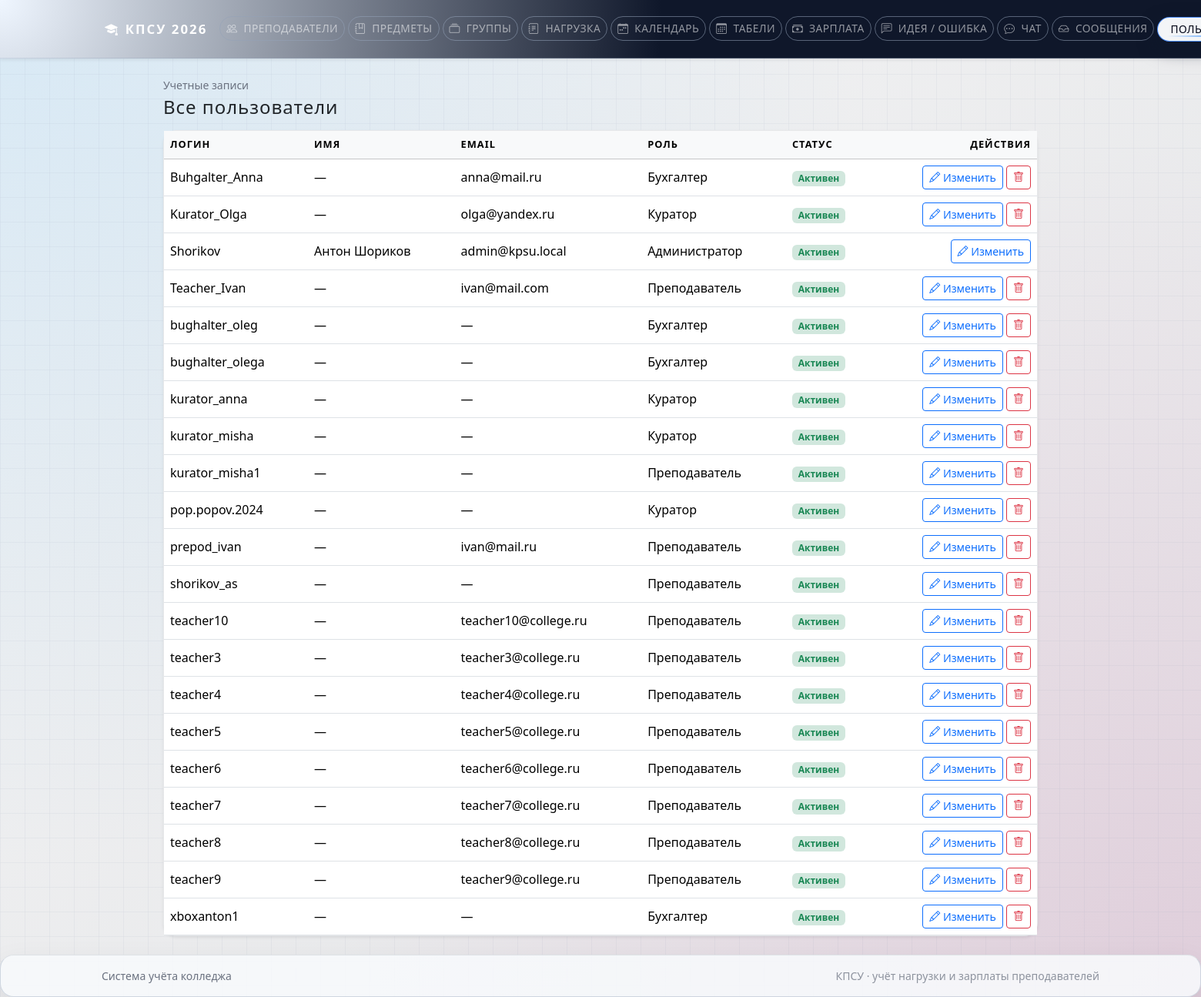
/auth/users/ (signed in), run on an earlier commit of the app's database.
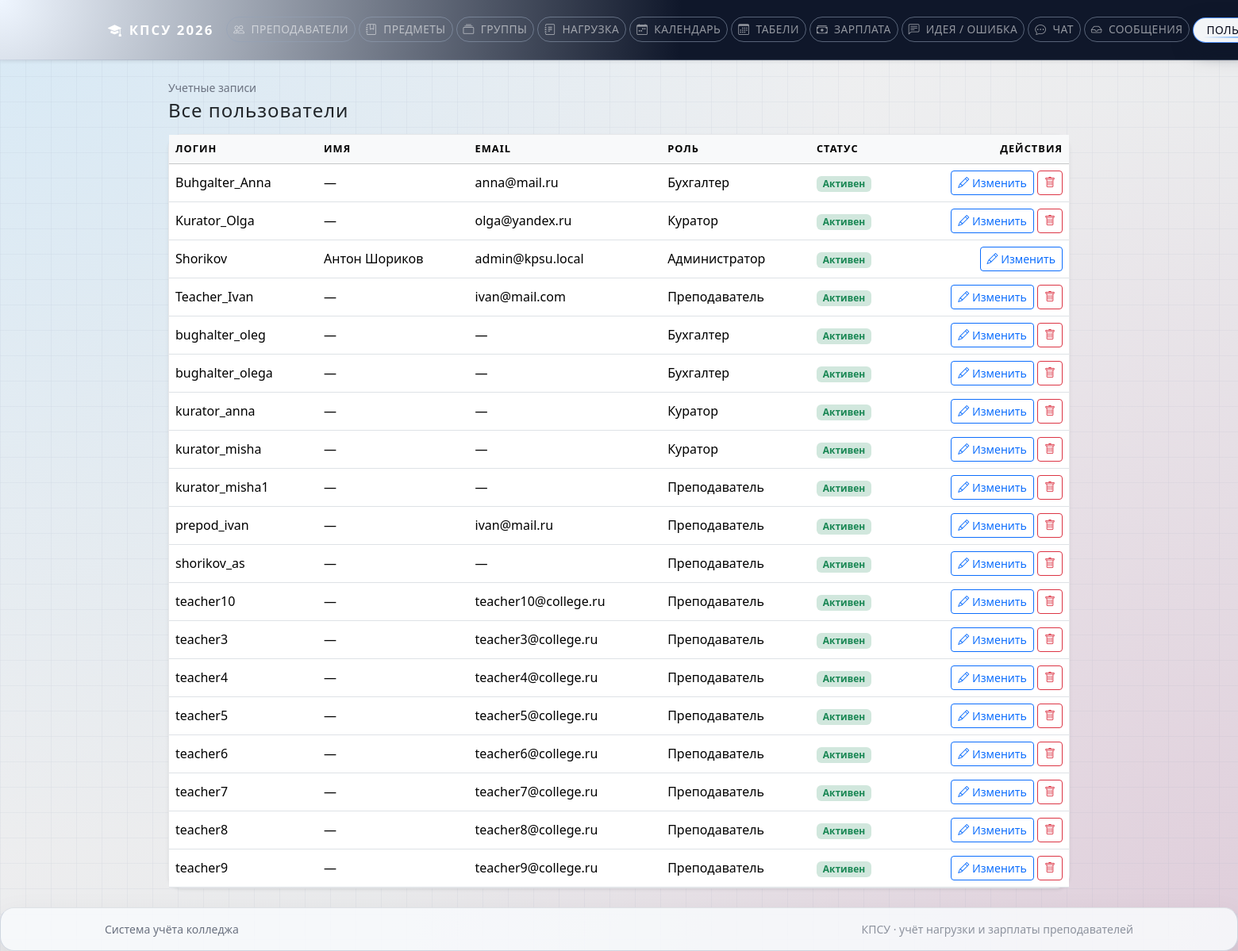
And on a later commit of the database.
### apps/authentication/models.py (models this page shows, shortened)
class User(AbstractUser):
    class Roles(models.TextChoices):
        ADMIN = "admin", "Администратор"
        ACCOUNTANT = "accountant", "Бухгалтер"
        CURATOR = "curator", "Куратор"
        TEACHER = "teacher", "Преподаватель"
    role = models.CharField(
        max_length=20,
        choices=Roles.choices,
        default=Roles.TEACHER,
        verbose_name="Роль",
    )

### apps/authentication/views.py (the view)
# urls.py: path("users/", views.UserListView.as_view(), name="user_list"),
class UserListView(AdminOnlyMixin, View):
    template_name = "authentication/user_list.html"
    def get(self, request):
        users = User.objects.all().order_by("username")
        return render(request, self.template_name, {"users": users})

### apps/authentication/views.py (called while the page is built)
    def dispatch(self, request, *args, **kwargs):
        if not request.user.is_authenticated:
            return redirect("account_login")
        if not (request.user.is_superuser or request.user.role == User.Roles.ADMIN):
            return redirect("core:dashboard")
        return super().dispatch(request, *args, **kwargs)

### apps/authentication/templates/authentication/user_list.html (shortened to what this page needs)
{% extends "base.html" %}
{% block content %}
<div class="d-flex justify-content-between align-items-center mb-3">
    <div>
        <p class="text-muted small mb-1">Учетные записи</p>
        <h1 class="h4 mb-0">Все пользователи</h1>
    </div>
</div>
<div class="card shadow-sm">
    <div class="table-responsive">
        <table class="table mb-0 align-middle">
            <thead class="table-light">
                <tr>
                    <th>Логин</th>
                    <th>Имя</th>
                    <th>Email</th>
                    <th>Роль</th>
                    <th>Статус</th>
                    <th class="text-end">Действия</th>
                </tr>
            </thead>
            <tbody>
                {% for user in users %}
                <tr>
                    <td>{{ user.username }}</td>
                    <td>{{ user.get_full_name|default:"—" }}</td>
                    <td>{{ user.email|default:"—" }}</td>
                    <td>{{ user.get_role_display }}</td>
                    <td>
                        {% if user.is_active %}
                            <span class="badge bg-success-subtle text-success">Активен</span>
                        {% else %}
                            <span class="badge bg-secondary-subtle text-secondary">Отключен</span>
                        {% endif %}
                    </td>
                    <td class="text-end">
                        <a class="btn btn-sm btn-outline-primary" href="{% url 'authentication:user_edit' user.pk %}">
                            <i class="bi bi-pencil"></i> Изменить
                        </a>
                        {% if user.pk != request.user.pk %}
                        <form method="post" action="{% url 'authentication:user_delete' user.pk %}" style="display:inline;">
                            <button type="submit" class="btn btn-sm btn-outline-danger" onclick="return confirm('Удалить пользователя {{ user.username }}?')">
                                <i class="bi bi-trash"></i>
                            </button>
                        </form>
                        {% endif %}
                    </td>
                </tr>
                {% empty %}
                <tr><td colspan="6" class="text-center text-muted py-4">Нет пользователей</td></tr>
                {% endfor %}
            </tbody>
        </table>
    </div>
</div>
{% endblock %}

### templates/base.html (shortened to what this page needs)
{% load static %}
<!doctype html>
<html lang="ru" data-bs-theme="light">
<head>
    <link href="https://cdn.jsdelivr.net/npm/bootstrap@5.3.3/dist/css/bootstrap.min.css" rel="stylesheet">
    <link href="https://cdn.jsdelivr.net/npm/bootstrap-icons@1.11.3/font/bootstrap-icons.css" rel="stylesheet">
    <link rel="stylesheet" href="{% static 'css/style.css' %}">
</head>
<body class="d-flex flex-column min-vh-100 bg-body">
{% include "includes/navbar.html" %}
<main class="flex-fill py-4">
    <div class="container page-container">
        {% block content %}{% endblock %}
    </div>
</main>
{% include "includes/footer.html" %}
</body>
</html>

### templates/includes/navbar.html (shortened to what this page needs)
{% load static %}
<nav class="navbar navbar-expand-lg navbar-dark shadow-sm nav-blur">
    <div class="container px-3">
        <a class="navbar-brand d-flex align-items-center" href="{% url 'core:dashboard' %}">
            <i class="bi bi-mortarboard-fill me-2"></i>
            <span class="fw-bold">КПСУ 2026</span>
        </a>
        <div class="collapse navbar-collapse justify-content-between" id="navbarMain">
            {% with request.resolver_match.url_name as current_url %}
            <ul class="navbar-nav flex-nowrap align-items-center nav-main-links me-3 mb-2 mb-lg-0">
                {% if user.is_authenticated %}
                    <li class="nav-item">
                        <a class="nav-link nav-link-pill {% if current_url in 'teacher_list teacher_create teacher_edit teacher_detail' %}active{% endif %}" href="{% url 'core:teacher_list' %}">
                            <i class="bi bi-people me-1"></i><span class="d-none d-md-inline">Преподаватели</span><span class="d-inline d-md-none">Преп.</span>
                        </a>
                    </li>
                    <li class="nav-item">
                        <a class="nav-link nav-link-pill {% if current_url in 'subject_list subject_create subject_edit' %}active{% endif %}" href="{% url 'core:subject_list' %}">
                            <i class="bi bi-journal-bookmark me-1"></i><span class="d-none d-md-inline">Предметы</span><span class="d-inline d-md-none">Предм.</span>
                        </a>
                    </li>
                    <li class="nav-item">
                        <a class="nav-link nav-link-pill {% if current_url in 'group_list group_create group_edit' %}active{% endif %}" href="{% url 'core:group_list' %}">
                            <i class="bi bi-collection me-1"></i><span class="d-none d-md-inline">Группы</span>
                        </a>
                    </li>
                    <li class="nav-item">
                        <a class="nav-link nav-link-pill {% if current_url in 'workload_list workload_calendar work_load_create workload_edit' %}active{% endif %}" href="{% url 'core:workload_list' %}">
                            <i class="bi bi-journal-text me-1"></i><span class="d-none d-md-inline">Нагрузка</span>
                        </a>
                    </li>
                    {% if user.role == "teacher" or user.role == "curator" or user.is_superuser %}
                    <li class="nav-item">
                        <a class="nav-link nav-link-pill {% if current_url == 'workload_calendar' %}active{% endif %}" href="{% url 'core:workload_calendar' %}">
                            <i class="bi bi-calendar-week me-1"></i><span class="d-none d-md-inline">Календарь</span>
                        </a>
                    </li>
                    {% endif %}
                    <li class="nav-item">
                        <a class="nav-link nav-link-pill {% if current_url in 'timesheet_list timesheet_detail timesheet_create timesheet_edit' %}active{% endif %}" href="{% url 'core:timesheet_list' %}">
                            <i class="bi bi-calendar3 me-1"></i><span class="d-none d-md-inline">Табели</span>
                        </a>
                    </li>
                    {% if user.role == "teacher" %}
                    <li class="nav-item">
                        <a class="nav-link nav-link-pill {% if current_url == 'my_salaries' %}active{% endif %}" href="{% url 'core:my_salaries' %}">
                            <i class="bi bi-cash-stack me-1"></i><span class="d-none d-md-inline">Зарплата</span>
                        </a>
                    </li>
                    {% else %}
                    <li class="nav-item">
                        <a class="nav-link nav-link-pill {% if current_url in 'salary_list salary_create salary_edit' %}active{% endif %}" href="{% url 'core:salary_list' %}">
                            <i class="bi bi-cash-stack me-1"></i><span class="d-none d-md-inline">Зарплата</span>
                        </a>
                    </li>
                    {% endif %}
                    <li class="nav-item">
                        <a class="nav-link nav-link-pill {% if current_url in 'feedback_submit feedback_inbox' %}active{% endif %}" href="{% url 'core:feedback_submit' %}">
                            <i class="bi bi-chat-left-text me-1"></i><span class="d-none d-md-inline">Идея / ошибка</span>
                        </a>
                    </li>
                    {% if user.role != "accountant" %}
                    <li class="nav-item">
                        <a class="nav-link nav-link-pill {% if current_url == 'chat' %}active{% endif %}" href="{% url 'core:chat' %}">
                            <i class="bi bi-chat-dots me-1"></i><span class="d-none d-md-inline">Чат</span>
                        </a>
                    </li>
                    {% endif %}
                    {% if user.is_superuser or user.role == "admin" %}
                    <li class="nav-item">
                        <a class="nav-link nav-link-pill {% if current_url == 'feedback_inbox' %}active{% endif %}" href="{% url 'core:feedback_inbox' %}">
                            <i class="bi bi-inbox me-1"></i><span class="d-none d-md-inline">Сообщения</span>
                        </a>
                    </li>
                    <li class="nav-item">
                        <a class="nav-link nav-link-pill {% if current_url in 'user_list user_form' %}active{% endif %}" href="{% url 'authentication:user_list' %}">
                            <span class="d-none d-md-inline">Пользователи</span>
                        </a>
                    </li>
                    {% endif %}
                {% endif %}
            </ul>
            {% endwith %}
        </div>
    </div>
</nav>

### templates/includes/footer.html
<footer class="mt-auto py-3 border-top glass-surface">
    <div class="container text-center small text-muted d-flex flex-column flex-md-row justify-content-between align-items-center gap-2">
        <span>Система учёта колледжа</span>
        <span class="opacity-75">КПСУ · учёт нагрузки и зарплаты преподавателей</span>
    </div>
</footer>

### static/css/style.css (style rules this page uses)
:root { --app-radius-lg: 1.1rem; --app-radius-md: 0.9rem; --app-radius-pill: 999px; --app-border-subtle: rgba(15, 23, 42, 0.10); --app-border-strong: rgba(15, 23, 42, 0.25); --app-shadow-soft: 0 18px 40px rgba(15, 23, 42, 0.10); --app-shadow-strong: 0 24px 60px rgba(15, 23, 42, 0.18); --app-grid-color: rgba(148, 163, 184, 0.15); --app-grid-size: 32px; --app-bg-gradient: radial-gradient(circle at top left, #e0f2fe 0, transparent 55%), radial-gradient(circle at bottom right, #fce7f3 0, transparent 55%); --app-glass-bg: rgba(248, 250, 252, 0.88); --app-glass-border: rgba(148, 163, 184, 0.4); --app-text-muted: #6b7280; --app-heading-tracking: 0.04em; }
body { min-height: 100vh; font-family: system-ui, -apple-system, BlinkMacSystemFont, "Segoe UI", sans-serif; background: linear-gradient(to bottom right, rgba(15, 23, 42, 0.04), rgba(15, 23, 42, 0.12)), var(--app-bg-gradient); background-attachment: fixed; position: relative; color: var(--bs-body-color); }
body::before { content: ""; position: fixed; inset: 0; pointer-events: none; background-image: linear-gradient(to right, var(--app-grid-color) 1px, transparent 1px), linear-gradient(to bottom, var(--app-grid-color) 1px, transparent 1px); background-size: var(--app-grid-size) var(--app-grid-size); opacity: 0.6; mix-blend-mode: soft-light; z-index: -1; }
.page-container { max-width: 1160px; }
h1, h2, h3, h4, h5, h6 { letter-spacing: var(--app-heading-tracking); }
.text-muted { color: var(--app-text-muted) !important; }
.nav-blur { backdrop-filter: blur(20px); -webkit-backdrop-filter: blur(20px); }
.navbar-brand { letter-spacing: 0.12em; font-size: 1.05rem; text-transform: uppercase; }
.navbar { position: sticky; top: 0; z-index: 1200; border-bottom: 1px solid var(--app-glass-border); box-shadow: 0 10px 40px rgba(15, 23, 42, 0.16); background: linear-gradient( 120deg, rgba(15, 23, 42, 0.92), rgba(30, 64, 175, 0.96) ); min-height: 58px; }
[data-bs-theme="light"] .navbar { background: radial-gradient(circle at top left, #eff6ff 0, #0f172a 55%); }
.navbar .nav-link { font-size: 0.86rem; font-weight: 500; letter-spacing: 0.03em; text-transform: uppercase; padding-inline: 0.6rem; position: relative; }
.navbar .nav-link::after { content: ""; position: absolute; left: 0.75rem; right: 0.75rem; bottom: 0.35rem; height: 2px; border-radius: 999px; background: linear-gradient(90deg, rgba(59, 130, 246, 0.0), rgba(96, 165, 250, 0.9), rgba(59, 130, 246, 0.0)); transform: scaleX(0); transform-origin: center; transition: transform 0.2s ease-out; }
.navbar .nav-link:hover::after, .navbar .nav-link.active::after { transform: scaleX(1); }
.nav-main-links { gap: 0.25rem; white-space: nowrap; }
.nav-link-pill { border-radius: 999px; padding-inline: 0.9rem; padding-block: 0.3rem; display: inline-flex; align-items: center; gap: 0.25rem; border: 1px solid rgba(148, 163, 184, 0.55); background: transparent; box-shadow: 0 0 0 rgba(15, 23, 42, 0); }
.nav-link-pill.active { background: rgba(15, 23, 42, 0.96); box-shadow: 0 10px 24px rgba(15, 23, 42, 0.55); border-color: rgba(59, 130, 246, 0.9); }
[data-bs-theme="light"] .nav-link-pill.active { background: rgba(248, 250, 252, 0.98); color: #020617 !important; }
.card { border-radius: var(--app-radius-lg); border: 1px solid var(--app-border-subtle); background-color: var(--bs-body-bg); }
.card.glass, .glass-surface { border-radius: var(--app-radius-lg); border: 1px solid var(--app-glass-border); background: var(--app-glass-bg); backdrop-filter: blur(18px); -webkit-backdrop-filter: blur(18px); box-shadow: var(--app-shadow-soft); }
.table thead th { font-size: 0.8rem; text-transform: uppercase; letter-spacing: 0.08em; border-bottom-width: 1px; }

What changed in the data, as far as the page shows it:
removed User: username "pop.popov.2024", get_full_name "—", email "—", role "Куратор", is_active "Активен"
removed User: username "xboxanton1", get_full_name "—", email "—", role "Бухгалтер", is_active "Активен"
